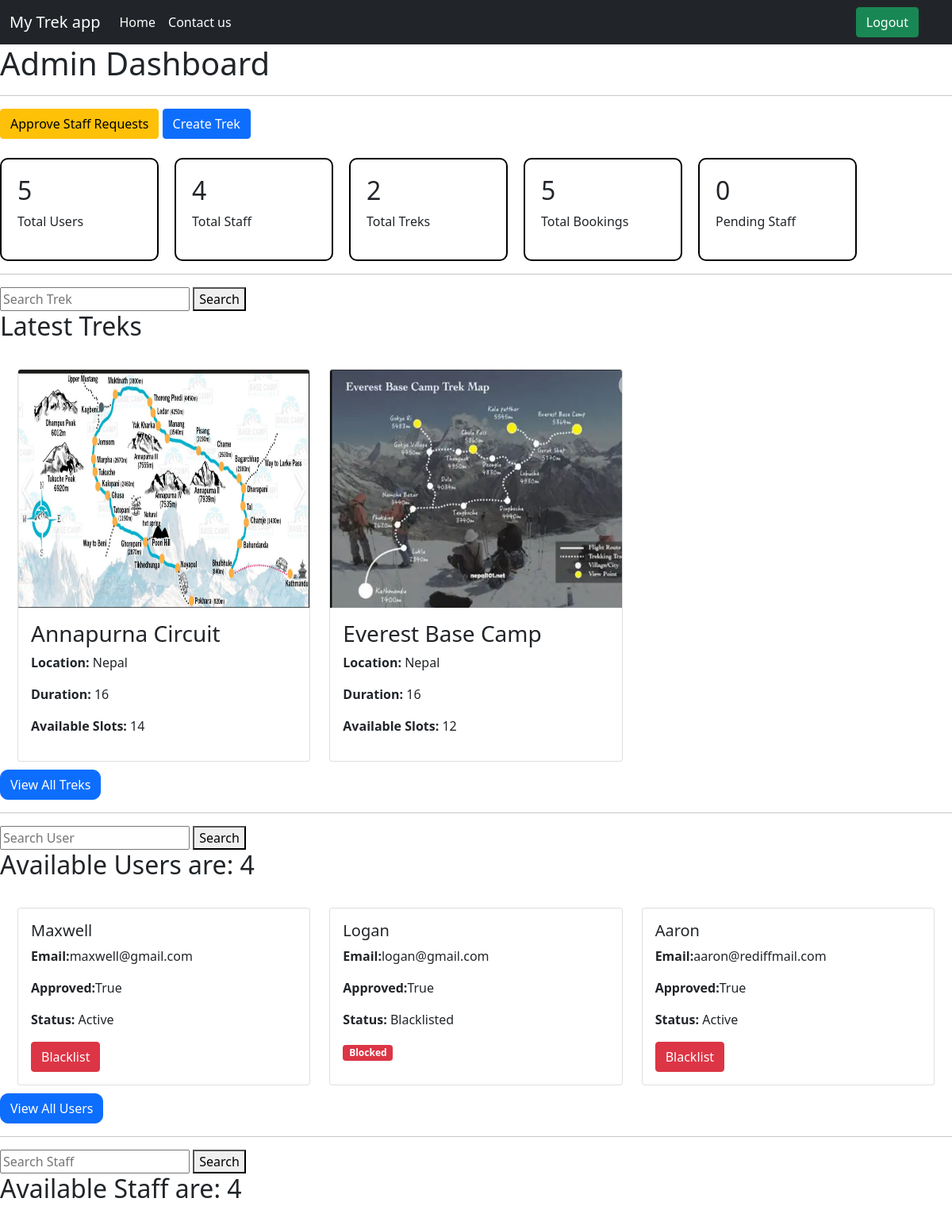
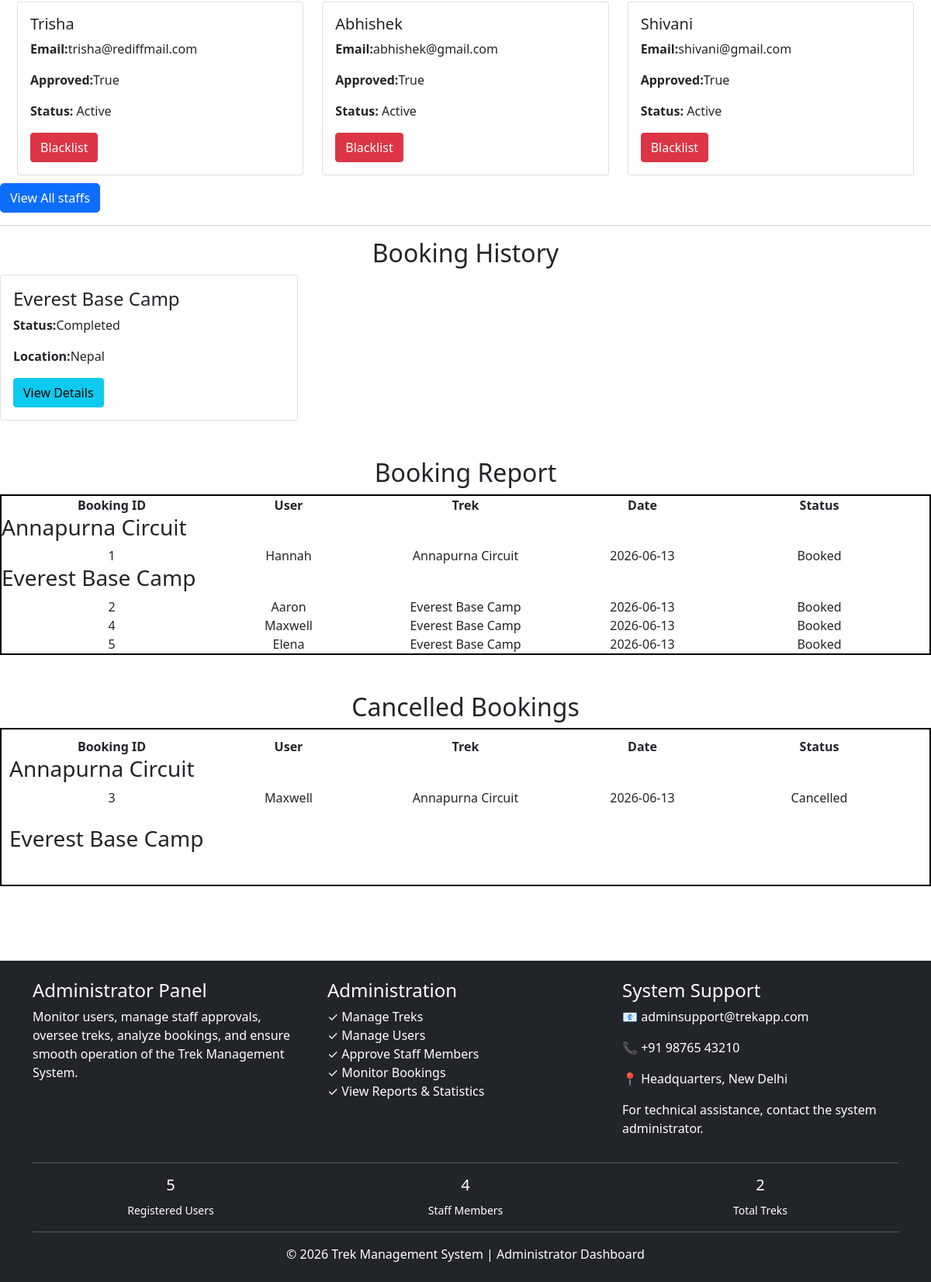
The page /admin (signed in) on the database its author committed (2 pictures, top to bottom).
### models.py (models this page shows)
class Trek(db.Model):
    id = db.Column(db.Integer, primary_key=True)
    name = db.Column(db.String(100))
    location = db.Column(db.String(100))
    assigned_staff_id=staff_id=db.Column(db.Integer, db.ForeignKey('user.id'))
    available_slots=db.Column(db.Integer)
    difficulty = db.Column(db.String(50))
    duration = db.Column(db.Integer)
    status = db.Column(db.String(20),default='Open')
    start_date=db.Column(db.Date)
    end_date=db.Column(db.Date)
    image=db.Column(db.String(500))
    trek_details=db.Column(db.String(500))
    bookings = db.relationship(
        'Booking',
        backref='trek',
        lazy=True
    )
    assigned_staff_id = db.Column(
        db.Integer,
        db.ForeignKey('user.id'),
        nullable=True
    )

class User(db.Model):
    id = db.Column(db.Integer, primary_key=True)
    name = db.Column(db.String(100) , nullable=False)
    email = db.Column(db.String(100), unique=True ,nullable=False)
    password = db.Column(db.String(100) ,nullable=False)
    role = db.Column(db.String(20))
    approved = db.Column(db.Boolean, default=False)
    blacklisted = db.Column(db.Boolean, default=False)
    bookings = db.relationship(
        'Booking',
        backref='user',
        lazy=True
    )

class Booking(db.Model):
    Booking_ID = db.Column(db.Integer, primary_key=True)
    User_ID=db.Column(db.Integer, db.ForeignKey('user.id'))
    Trek_ID=db.Column(db.Integer, db.ForeignKey('trek.id'))
    Booking_Date=db.Column(db.Date)
    Status=db.Column(db.String(100))

### app.py (the view)
@app.route('/admin')
def admin():
    if 'user_id' not in session:
        return redirect('/login.html')
    if session['role'] != 'admin':
        return "Access Denied"
    staff_list = User.query.filter_by(role='staff').all()
    user_list = User.query.filter_by(role='user').all()
    treks = Trek.query.all()
    bookings = Booking.query.all()
    total_users = User.query.filter_by(role='user').count()
    total_staff = User.query.filter_by(role='staff').count()
    total_treks = Trek.query.count()
    total_bookings = Booking.query.count()
    pending_staff = User.query.filter_by(role='staff',approved=False).count()
    booking_data = []
    for booking in Booking.query.all():
        user = User.query.get(booking.User_ID)
        trek = Trek.query.get(booking.Trek_ID)
        booking_data.append({
            'booking': booking,
            'user': user,
            'trek': trek
        })
        print("Bookings:", len(booking_data))
    history_treks=Trek.query.filter(Trek.status.in_(['Completed','Closed'])).all()
    search_trek = request.args.get('search_trek', '')
    show_all = request.args.get('show_all')
    if search_trek:
        treks = Trek.query.filter(Trek.name.ilike(f'%{search_trek}%')).all()
    else:
        treks = Trek.query.order_by(Trek.id.desc()).limit(3).all()
    active_users_count = User.query.filter_by(role='user',blacklisted=False).count()
    search_user = request.args.get('search_user', '')
    show_all_users = request.args.get('show_all_users')
    if search_user:
        user_list = User.query.filter(User.role == 'user', User.name.ilike(f'%{search_user}%')).all()
    else:
        user_list = User.query.filter_by(role='user').order_by(User.id.desc()).limit(3).all()
    active_staff_count = User.query.filter_by(role='user',blacklisted=False).count()
    search_staff = request.args.get('search_staff','')
    show_all_staff = request.args.get('show_all_staff')
    if search_staff:
        staff_list = User.query.filter(User.role == 'staff',User.name.ilike(f'%{search_staff}%')).all()
    else:
        staff_list = User.query.filter_by(role='staff').order_by(User.id.desc()).limit(3).all()
    return render_template(
        'admin.html',total_users=total_users,
        total_staff=total_staff,
        total_treks=total_treks,
        total_bookings=total_bookings,
        pending_staff=pending_staff,staff_list=staff_list,
        user_list=user_list,
        treks=treks,
        bookings=bookings,booking_data=booking_data,
        history_treks=history_treks,
        show_all=show_all,
        show_all_users=show_all_users,
        active_users_count=active_users_count,
        active_staff_count=active_staff_count,
        show_all_staff=show_all_staff
    )

### templates/admin.html (shortened to what this page needs)
<!DOCTYPE html>
<html lang="en">
<head>
    <link href="https://cdn.jsdelivr.net/npm/bootstrap@5.0.2/dist/css/bootstrap.min.css" rel="stylesheet">
</head>
<body>
  <nav class="navbar navbar-expand-lg navbar-light bg-dark" style="margin-right: auto;">
    <div class="container-fluid" style="margin-right: 20px;">
        <a class="navbar-brand" href="#" style="color: white;">My Trek app</a>
        <div class="collapse navbar-collapse" id="navbarNav" style="margin-right: 20px;">
        <ul class="navbar-nav">
            <li class="nav-item">
            <a class="nav-link active" aria-current="page" href="/" style="color: white;">Home</a>
            </li>
            <li class="nav-item">
            <a class="nav-link" href="#footer" style="color: white;">Contact us</a>
            </li>
        </ul>
        </div>
        <a href="/logout" class="btn btn-success" style="margin-right: 10px;">Logout</a>
    </div>
  </nav>
    <h1>Admin Dashboard</h1>
    <hr>
    <a href="/pending-staff" class="btn btn-warning">Approve Staff Requests</a>
    <a href="/create_trek" class="btn btn-primary">Create Trek</a>
    <br><br>
    <div style="display:flex; gap:20px; flex-wrap:wrap;">
    <div style="border:2px solid black;padding:20px;width:200px; border-radius: 10px;">
        <h2>{{ total_users }}</h2>
        <p>Total Users</p>
    </div>
    <div style="border:2px solid black;padding:20px;width:200px; border-radius: 10px;">
        <h2>{{ total_staff }}</h2>
        <p>Total Staff</p>
    </div>
    <div style="border:2px solid black;padding:20px;width:200px; border-radius: 10px;">
        <h2>{{ total_treks }}</h2>
        <p>Total Treks</p>
    </div>
    <div style="border:2px solid black;padding:20px;width:200px; border-radius: 10px;">
        <h2>{{ total_bookings }}</h2>
        <p>Total Bookings</p>
    </div>
    <div style="border:2px solid black;padding:20px;width:200px; border-radius: 10px;">
        <h2>{{ pending_staff }}</h2>
        <p>Pending Staff</p>
    </div>
</div><hr>
<form method="GET">
    <input type="text"
           name="search_trek"
           placeholder="Search Trek">
    <button type="submit">Search</button>
</form>
{% if request.args.get('search_trek') %}
<h2>Search Results: {{ treks|length }} trek(s) found</h2>
{% elif show_all %}
<h2>All Treks </h2>
{% else %}
<h2>Latest Treks</h2>
{% endif %}
<div class="row row-cols-3 row-cols-md-3 g-4" style="margin:10px;">
{% for trek in treks %}
<div class="col">
    <div class="card h-100">
        <img src="{{ url_for('static', filename=trek.image) }}" class="card-img-top" alt="This is a trek" style="height:300px;">
        <div class="card-body">
            <h3>{{ trek.name }}</h3>
            <p><strong>Location:</strong> {{ trek.location }}</p>
            <p><strong>Duration:</strong> {{ trek.duration }}</p>
            <p><strong>Available Slots:</strong> {{ trek.available_slots }}</p>
        </div>
    </div>
</div>
{% endfor %}
</div>
<a href="/all_treks" class="btn btn-primary" style="align-content: center; border-radius: 10px;">View All Treks</a>
<hr>
<form method="GET">
    <input type="text"
           name="search_user"
           placeholder="Search User">
    <button type="submit">
        Search
    </button>
</form>
<h2>Available Users are: {{ active_users_count}}</h2>
<div class="row row-cols-3 row-cols-md-3 g-4" style="margin: 10px;">
{% if user_list %}
    {% for user in user_list %}
    <div class="col">
        <div class="card h-100">
            <div class="card-body">
                <h5 class="card-title">{{ user.name }}</h5>
                <p class="card-text"><strong>Email:</strong>{{ user.email }}</p>
                <p class="card-text"><strong>Approved:</strong>{{ user.approved }}</p>
                <p class="card-text"><strong>Status:</strong>
                    {% if user.blacklisted %}
                        Blacklisted
                    {% else %}
                        Active
                    {% endif %}
                </p>
                {% if not user.blacklisted %}
                    <a href="/blacklist_user/{{ user.id }}" class="btn btn-danger border-radius: 10px;">Blacklist</a>
                {% else %}
                    <span class="badge bg-danger">Blocked</span>
                {% endif %}
            </div>
        </div>
    </div>
    {% endfor %}
{% else %}
    <h3>No Users Found</h3>
{% endif %}
</div>
<a href="/all_users" class="btn btn-primary" style="align-content: center; border-radius: 10px;">View All Users</a>
<hr>
<form method="GET">
    <input type="text"
           name="search_staff"
           placeholder="Search Staff">
    <button type="submit">
        Search
    </button>
</form>
<h2>Available Staff are: {{ active_staff_count}}</h2>
<div class="row row-cols-3 row-cols-md-3 g-4" style="margin: 10px;">
{% if staff_list %}
    {% for staff in staff_list %}
    <div class="col">
        <div class="card h-100">
            <div class="card-body">
                <h5 class="card-title">{{ staff.name }}</h5>
                <p class="card-text"><strong>Email:</strong>{{ staff.email }}</p>
                <p class="card-text"><strong>Approved:</strong>{{ staff.approved }}</p>
                <p class="card-text"><strong>Status:</strong>
                    {% if staff.blacklisted %}
                        Blacklisted
                    {% else %}
                        Active
                    {% endif %}
                </p>
                {% if not staff.blacklisted %}
                    <a href="/blacklist_staff/{{staff.id }}" class="btn btn-danger">Blacklist</a>
                {% else %}
                    <span class="badge bg-danger">Blocked</span>
                {% endif %}
            </div>
        </div>
    </div>
    {% endfor %}
{% else %}
    <h3>No staff Found</h3>
{% endif %}
</div>
<a href="/all_staff" class="btn btn-primary" style="align-content: center; border-radius: 5px;">View All staffs</a>
<hr>
<h2 style="text-align: center;">Booking History</h2>
<div class="row row-cols-3 g-4">
{% for trek in history_treks %}
<div class="col">
    <div class="card">
        <div class="card-body">
            <h4>{{ trek.name }}</h4>
            <p><b>Status:</b>{{ trek.status }}</p>
            <p><b>Location:</b>{{ trek.location }}</p>
            <a href="/trek_details/{{ trek.id }}" class="btn btn-info border-radius:5px;">View Details</a>
        </div>
    </div>
</div>
{% endfor %}
</div>
<br><br>
<h2 style="text-align: center;">Booking Report</h2>
<div style="border: 2px solid black;align-self: center;">
<div class="container text-center">
  <div class="row row-cols-5">
    <div class="col"><b>Booking ID</b></div>
    <div class="col"><b>User</b></div>
    <div class="col"><b>Trek</b></div>
    <div class="col"><b>Date</b></div>
    <div class="col"><b>Status</b></div>
  </div>
</div>
{% for group in booking_data|groupby('trek.name') %}
<h3>{{ group.grouper }}</h3>
{% for item in group.list %}
{% if item.booking.Status != "Cancelled" %}
<div class="container text-center">
  <div class="row row-cols-5">
    <div class="col">{{ item.booking.Booking_ID }}</div>
    <div class="col">{{ item.user.name }}</div>
    <div class="col">{{ item.trek.name }}</div>
    <div class="col">{{ item.booking.Booking_Date }}</div>
    <div class="col">{{ item.booking.Status }}</div>
  </div>
</div>
{% endif %}
{% endfor %}
{% endfor %}
</div>
<br><br>
<h2 style="text-align: center; ">Cancelled Bookings</h2>
<div style="border: 2px solid black;align-self: center; padding: 10px;">
<div class="container text-center">
  <div class="row row-cols-5">
    <div class="col"><b>Booking ID</b></div>
    <div class="col"><b>User</b></div>
    <div class="col"><b>Trek</b></div>
    <div class="col"><b>Date</b></div>
    <div class="col"><b>Status</b></div>
  </div>
</div>
{% for group in booking_data|groupby('trek.name') %}
<h3>{{ group.grouper }}</h3>
{% for item in group.list %}
{% if item.booking.Status == "Cancelled" %}
<div class="container text-center">
  <div class="row row-cols-5">
    <div class="col">{{ item.booking.Booking_ID }}</div>
    <div class="col">{{ item.user.name }}</div>
    <div class="col">{{ item.trek.name }}</div>
    <div class="col">{{ item.booking.Booking_Date }}</div>
    <div class="col">{{ item.booking.Status }}</div>
  </div>
</div>
{% endif %}
{% endfor %}
<br>{% endfor %}
</div>
<br><br>
<footer id="footer" class="bg-dark text-white mt-5">
<div class="container py-4">
    <div class="row">
        <div class="col-md-4">
            <h4>Administrator Panel</h4>
            <p>
                Monitor users, manage staff approvals,
                oversee treks, analyze bookings, and
                ensure smooth operation of the Trek
                Management System.
            </p>
        </div>
        <div class="col-md-4">
            <h4>Administration</h4>
            <ul class="list-unstyled">
                <li>✓ Manage Treks</li>
                <li>✓ Manage Users</li>
                <li>✓ Approve Staff Members</li>
                <li>✓ Monitor Bookings</li>
                <li>✓ View Reports & Statistics</li>
            </ul>
        </div>
        <div class="col-md-4">
            <h4>System Support</h4>
            <p>📧 adminsupport@trekapp.com</p>
            <p>📞 +91 98765 43210</p>
            <p>📍 Headquarters, New Delhi</p>
            <p>
                For technical assistance, contact the
                system administrator.
            </p>
        </div>
    </div>
    <hr>
    <div class="row text-center">
        <div class="col-md-4">
            <h5>{{ total_users }}</h5>
            <small>Registered Users</small>
        </div>
        <div class="col-md-4">
            <h5>{{ total_staff }}</h5>
            <small>Staff Members</small>
        </div>
        <div class="col-md-4">
            <h5>{{ total_treks }}</h5>
            <small>Total Treks</small>
        </div>
    </div>
    <hr>
    <div class="text-center">
        <p class="mb-0">
            © 2026 Trek Management System |
            Administrator Dashboard
        </p>
    </div>
</div>
</footer>
</body>
</html>

### rows shown on the page
Trek: image (picture), name "Annapurna Circuit", location "Nepal", duration "16", available_slots "14", grouper "Annapurna Circuit", trek.name "Annapurna Circuit", trek.name "Annapurna Circuit"
Trek: image (picture), name "Everest Base Camp", location "Nepal", duration "16", available_slots "12", status "Completed", grouper "Everest Base Camp", trek.name "Everest Base Camp" "Everest Base Camp" "Everest Base Camp"
User: name "Maxwell", email "maxwell@gmail.com", approved "True", blacklisted "Active", user.name "Maxwell", user.name "Maxwell"
User: name "Logan", email "logan@gmail.com", approved "True", blacklisted "Blacklisted"
User: name "Aaron", email "aaron@rediffmail.com", approved "True", blacklisted "Active", user.name "Aaron"
User: name "Trisha", email "trisha@rediffmail.com", approved "True", blacklisted "Active"
User: name "Abhishek", email "abhishek@gmail.com", approved "True", blacklisted "Active"
User: name "Shivani", email "shivani@gmail.com", approved "True", blacklisted "Active"
Booking: booking.Booking_ID "1", booking.Booking_Date "2026-06-13", booking.Status "Booked"
User: user.name "Hannah"
Booking: booking.Booking_ID "2", booking.Booking_Date "2026-06-13", booking.Status "Booked"
Booking: booking.Booking_ID "4", booking.Booking_Date "2026-06-13", booking.Status "Booked"
Booking: booking.Booking_ID "5", booking.Booking_Date "2026-06-13", booking.Status "Booked"
User: user.name "Elena"
Booking: booking.Booking_ID "3", booking.Booking_Date "2026-06-13", booking.Status "Cancelled"

### other values the page prints
{{ total_users }} "5"
{{ total_staff }} "4"
{{ total_treks }} "2"
{{ total_bookings }} "5"
{{ pending_staff }} "0"
{{ active_users_count }} "4"
{{ active_staff_count }} "4"
